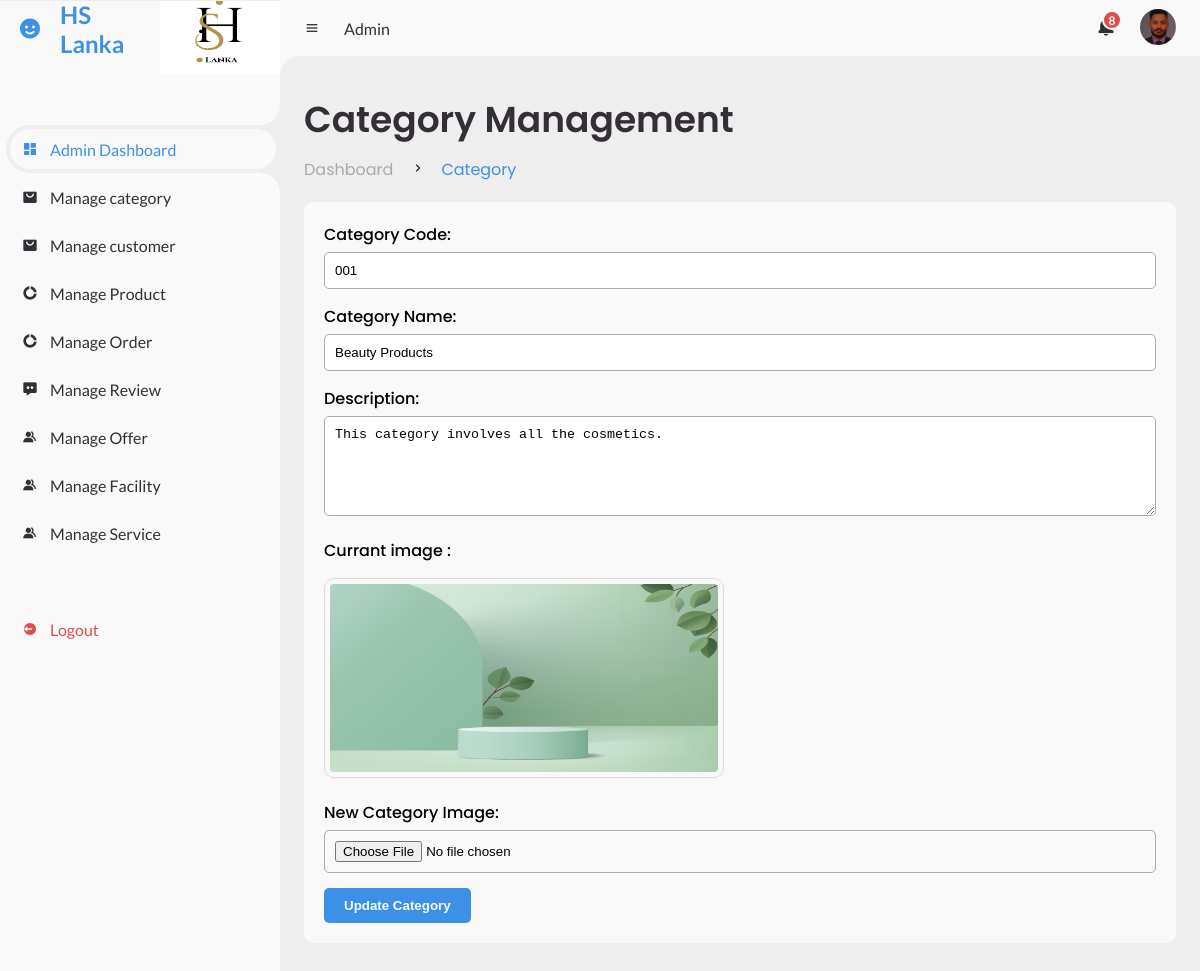
Page /edit_category.php?id=1 on the committed database.
### tables this page shows
CREATE TABLE `categories` (
  `id` int(11) NOT NULL,
  `code` varchar(100) NOT NULL,
  `name` varchar(255) NOT NULL,
  `image` varchar(255) NOT NULL,
  `description` text NOT NULL
);

### edit_category.php (the view, shortened to what this page needs)
<?php
$category_id = $_GET['id'];
$database = new connection();
try {
    $conn = $database->getConnection();
    $select_sql = "SELECT * FROM categories WHERE id = :id";
    $stmt = $conn->prepare($select_sql);
    $stmt->bindParam(':id', $category_id, PDO::PARAM_INT);
    $stmt->execute();
    $category = $stmt->fetch(PDO::FETCH_ASSOC);
} catch (PDOException $e) {
    echo 'Error: ' . $e->getMessage();
}
?>
<?php
include "./admin_side.php"
?>
<section id="content">
    <?php
    include "./admin_nav.php"
    ?>
    <main>
        <div class="head-title">
            <div class="left">
                <h1>Category Management</h1>
                <ul class="breadcrumb">
                    <li>
                        <a href="#">Dashboard</a>
                    </li>
                    <li><i class='bx bx-chevron-right'></i></li>
                    <li>
                        <a class="active" href="#">Category</a>
                    </li>
                </ul>
            </div>
        </div>
        <div class="form-container">
            <form method="POST" action="./update_category_process.php" enctype="multipart/form-data">
                <div class="input-group">
                    <label for="code">Category Code:</label>
                    <input type="text" name="code" id="code" value="<?php echo $category['code']; ?>" required>
                </div>
                <div class="input-group">
                    <label for="name">Category Name:</label>
                    <input type="text" name="name" id="name" value="<?php echo $category['name']; ?>" required>
                </div>
                <div class="input-group">
                    <label for="description">Description:</label>
                    <textarea name="description" id="description" required><?php echo $category['description']; ?></textarea>
                </div>
                <div class="input-group">
                    <label for="description">Currant image :</label>
                    <img src="<?php echo $category['image']; ?>" alt="Category Image" style="width: 400px; height: 200px; border-radius: 10px; border: 1px solid #ddd; padding: 5px; margin-top: 10px;">
                </div>
                <div class="input-group">
                    <label for="image">New Category Image:</label>
                    <input type="file" name="image" id="image">
                </div>
                <button type="submit" name="update_category" class="btn-submit">Update Category</button>
            </form>
        </div>
    </main>
</section>
</body>
</html>

### css/adminStyles.css (style rules this page uses)
* { margin: 0; padding: 0; box-sizing: border-box; }
a { text-decoration: none; }
li { list-style: none; }
:root { --poppins: 'Poppins', sans-serif; --lato: 'Lato', sans-serif; --light: #F9F9F9; --blue: #3C91E6; --light-blue: #CFE8FF; --grey: #eee; --dark-grey: #AAAAAA; --dark: #342E37; --red: #DB504A; --yellow: #FFCE26; --light-yellow: #FFF2C6; --orange: #FD7238; --light-orange: #FFE0D3; }
html { overflow-x: hidden; }
body { background: var(--grey); overflow-x: hidden; }
.form-container { background: var(--light); padding: 20px; border-radius: 10px; max-width: 100%; margin: 20px auto; }
.input-group { margin-bottom: 15px; }
.input-group label { font-weight: 500; display: block; margin-bottom: 5px; }
.input-group input, .input-group textarea, .input-group select { width: 100%; padding: 10px; border: 1px solid var(--dark-grey); border-radius: 5px; }
.input-group textarea { height: 100px; }
.btn-submit { background-color: var(--blue); color: var(--light); padding: 10px 20px; border: none; border-radius: 5px; cursor: pointer; font-weight: 600; }
#content { position: relative; width: calc(100% - 280px); left: 280px; transition: .3s ease; }
#content main { width: 100%; padding: 36px 24px; font-family: var(--poppins); max-height: calc(100vh - 56px); overflow-y: auto; }
#content main .head-title { display: flex; align-items: center; justify-content: space-between; grid-gap: 16px; flex-wrap: wrap; }
#content main .head-title .left h1 { font-size: 36px; font-weight: 600; margin-bottom: 10px; color: var(--dark); }
#content main .head-title .left .breadcrumb { display: flex; align-items: center; grid-gap: 16px; }
#content main .head-title .left .breadcrumb li { color: var(--dark); }
#content main .head-title .left .breadcrumb li a { color: var(--dark-grey); pointer-events: none; }
#content main .head-title .left .breadcrumb li a.active { color: var(--blue); pointer-events: unset; }

### rows in the picture
categories: code "001", name "Beauty Products", description "This category involves all the cosmetics.", image (picture)
